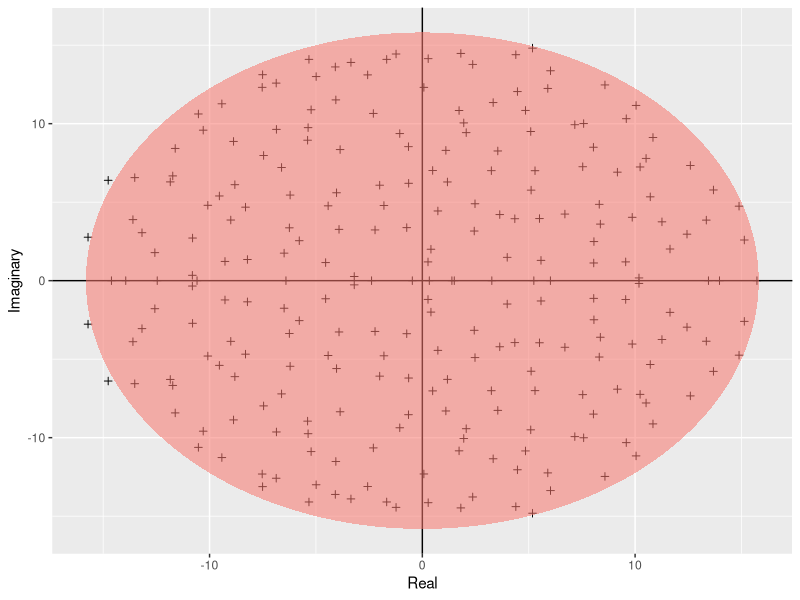

This chart was generated by the following R code:
##########################################
#### Plotting two dataframes together ####
##########################################

# Imports
library(ggplot2)

build_ellipse <- function(hradius, vradius){ # function that returns an ellipse
  npoints = 250
  a <- seq(0, 2 * pi, length = npoints + 1)
  x <- hradius * cos(a)
  y <- vradius * sin(a)  
  return(data.frame(x = x, y = y))
}

N <- 250 # Assign size of the matrix

M <- matrix(rnorm(N * N), N, N) # Build the matrix

eigvals <- eigen(M)$values # Find the eigenvalues

eigDF <- data.frame("Real" = Re(eigvals), "Imaginary" = Im(eigvals)) # Build a dataframe

my_radius <- sqrt(N) # The radius of the circle is sqrt(N)

ellDF <- build_ellipse(my_radius, my_radius) # Dataframe to plot the ellipse

names(ellDF) <- c("Real", "Imaginary") # rename the columns

#### PLOTTING ####

# plot the eigenvalues
p <- ggplot(eigDF, aes(x = Real, y = Imaginary))
p <- p +
  geom_point(shape = I(3)) +
  theme(legend.position = "none")

# now add the vertical and horizontal line
p <- p + geom_hline(aes(yintercept = 0))
p <- p + geom_vline(aes(xintercept = 0))

# finally, add the ellipse
p <- p + geom_polygon(data = ellDF, aes(x = Real, y = Imaginary, alpha = 1/20, fill = "red"))

pdf('../Results/Girko.pdf')
print(p)
graphics.off()